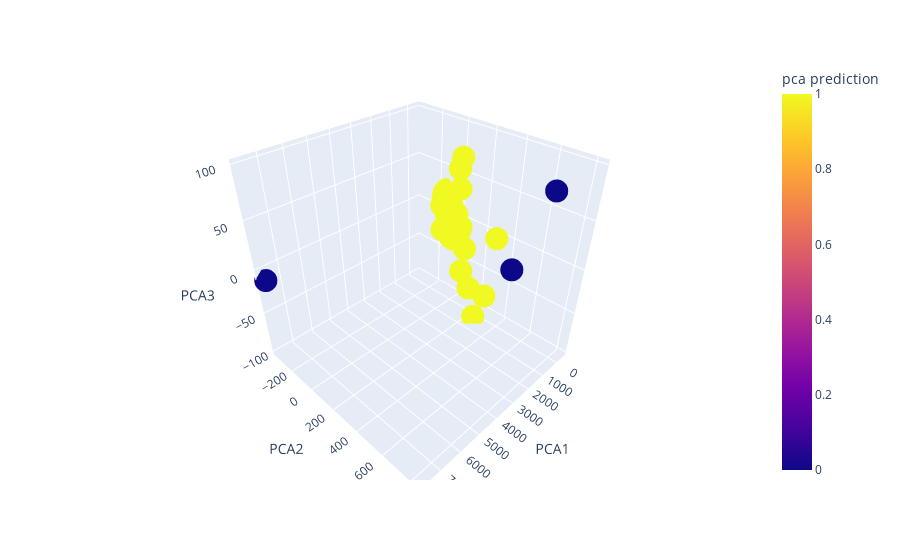

The code cell stored with this chart in its notebook:
### Code cell
# source 03 to create 3D scatter plot
# since there are 3 PCA components, its better to look at a 3D plot

# need to reset the index
market_pca_predictions_df = market_pca_predictions_df.reset_index()

# source 04 to display hover columns

import plotly.express as px
fig = px.scatter_3d(market_pca_predictions_df, x='PCA1', y='PCA2', z='PCA3',
                    color='pca prediction', hover_data=['coin_id'])

fig.show()

### Figure 1 — Plotly figure (JSON) as saved in the notebook; plotly's stock layout.template omitted (floating-point values rounded to 4 significant figures)
{"data": [{"customdata": [["bitcoin"], ["ethereum"], ["tether"], ["ripple"], ["bitcoin-cash"], ["binancecoin"], ["chainlink"], ["cardano"], ["litecoin"], ["bitcoin-cash-sv"], ["crypto-com-chain"], ["usd-coin"], ["eos"], ["monero"], ["tron"], ["tezos"], ["okb"], ["stellar"], ["cosmos"], ["cdai"], ["neo"], ["wrapped-bitcoin"], ["leo-token"], ["huobi-token"], ["nem"], ["binance-usd"], ["iota"], ["vechain"], ["zcash"], ["theta-token"], ["dash"], ["ethereum-classic"], ["ethlend"], ["maker"], ["havven"], ["omisego"], ["celsius-degree-token"], ["ontology"], ["ftx-token"], ["true-usd"], ["digibyte"]], "hovertemplate": "PCA1=%{x}<br>PCA2=%{y}<br>PCA3=%{z}<br>coin_id=%{customdata[0]}<br>pca prediction=%{marker.color}<extra></extra>", "legendgroup": "", "marker": {"color": [1, 1, 1, 1, 1, 1, 1, 1, 1, 1, 1, 1, 1, 1, 1, 1, 1, 1, 1, 1, 1, 1, 1, 1, 1, 1, 1, 1, 1, 0, 1, 1, 0, 1, 1, 1, 0, 1, 1, 1, 1], "coloraxis": "coloraxis", "symbol": "circle"}, "mode": "markers", "name": "", "scene": "scene", "showlegend": false, "type": "scatter3d", "x": [-341.8, -249.4, -402.6, -406.8, -382.4, -289.1, 28.15, -174.5, -406.6, -311.2, -43.75, -402.9, -414.2, -216.8, -306.2, -256.5, -255.3, -364.3, -268.2, -403.0, -229.7, -341.7, -377.7, -366.5, -145.6, -402.5, -378.2, -128.5, -287.0, 532.1, -403.3, -389.1, 7756.0, -367.8, 431.5, 79.67, 1994.0, -398.6, -224.7, -402.3, -82.13], "y": [-51.37, 24.12, -118.7, -79.49, -103.4, 12.29, 155.0, 80.24, -91.78, -143.3, -0.88, -118.8, -101.8, 8.494, -11.95, -127.9, -124.8, -49.1, 30.47, -119.1, -8.804, -51.09, -110.6, -87.26, 37.21, -118.7, -34.32, 65.68, -31.01, 516.1, -117.0, -116.2, -362.0, -46.02, 255.7, 346.5, 823.8, -71.94, -114.8, -118.9, 275.2], "z": [12.53, -14.23, 24.84, 1.566, 16.75, 34.16, -73.13, -30.39, 5.016, 6.083, -23.09, 24.6, -8.053, 55.98, 4.573, -21.98, 17.12, -20.41, -8.225, 24.45, 5.686, 12.05, 16.23, 14.13, 69.78, 24.69, -25.27, -59.72, -7.99, -13.32, -3.149, 0.8912, -11.12, -4.476e-05, -97.42, 3.861, 97.95, -29.34, 23.57, 24.89, -74.56]}], "layout": {"autosize": true, "coloraxis": {"colorbar": {"title": {"text": "pca prediction"}}, "colorscale": [[0, "#0d0887"], [0.1111, "#46039f"], [0.2222, "#7201a8"], [0.3333, "#9c179e"], [0.4444, "#bd3786"], [0.5556, "#d8576b"], [0.6667, "#ed7953"], [0.7778, "#fb9f3a"], [0.8889, "#fdca26"], [1, "#f0f921"]]}, "legend": {"tracegroupgap": 0}, "margin": {"t": 60}, "scene": {"aspectmode": "auto", "aspectratio": {"x": 1, "y": 1, "z": 1}, "domain": {"x": [0, 1], "y": [0, 1]}, "xaxis": {"title": {"text": "PCA1"}, "type": "linear"}, "yaxis": {"title": {"text": "PCA2"}, "type": "linear"}, "zaxis": {"title": {"text": "PCA3"}, "type": "linear"}}}}
